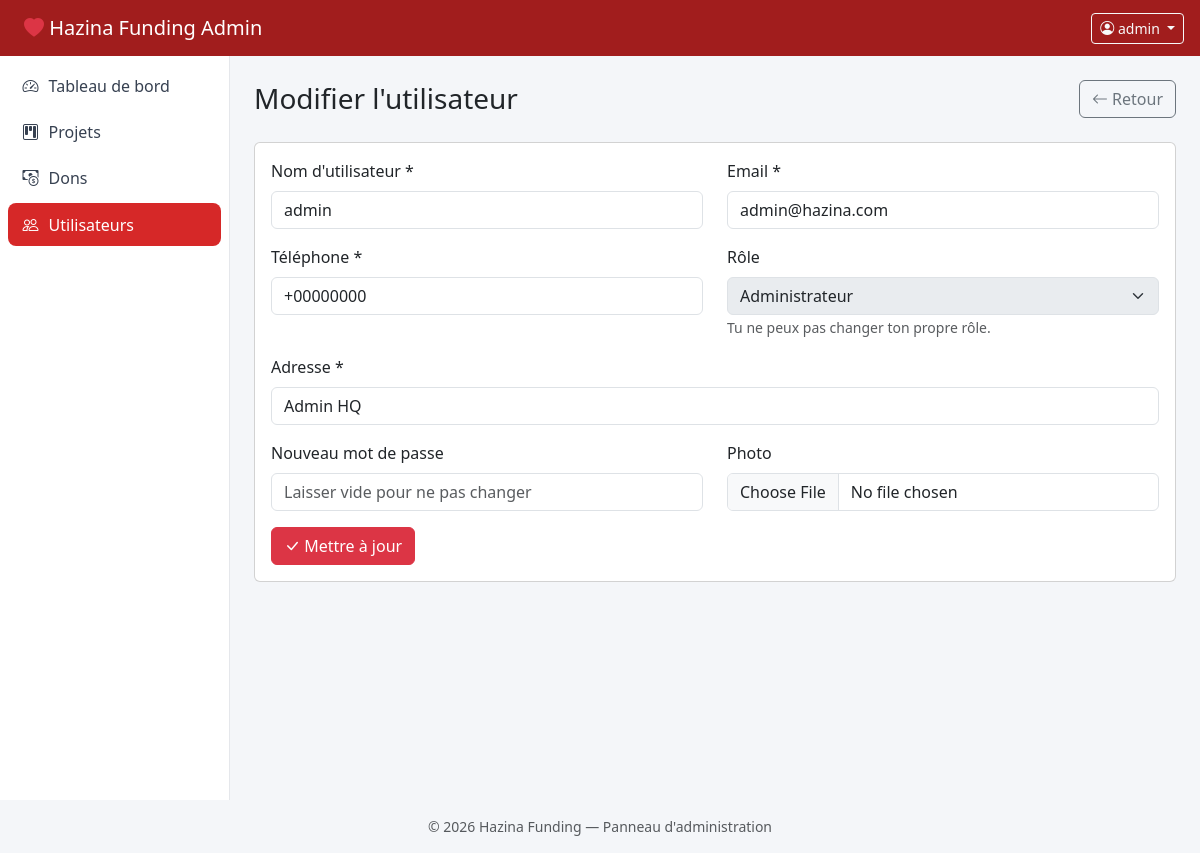
Page /users/edit.php?id=1 (signed in) on the committed database.
### tables this page shows
CREATE TABLE `users` (
  `id` int(11) NOT NULL,
  `username` varchar(100) NOT NULL,
  `mail` varchar(150) NOT NULL,
  `telephone` varchar(20) NOT NULL,
  `adresse` varchar(255) NOT NULL,
  `password` varchar(255) NOT NULL,
  `photo` varchar(255) DEFAULT NULL,
  `role` enum('user','admin') DEFAULT 'user',
  `created_at` timestamp NOT NULL DEFAULT current_timestamp()
);

### includes/functions.php (called while the page is built, shortened)
<?php
function e(?string $value): string
{
    return htmlspecialchars($value ?? '', ENT_QUOTES, 'UTF-8');
}

### users/edit.php (the view, shortened to what this page needs)
<?php
require_once __DIR__ . '/../includes/functions.php';
$pdo = getPDO();
$id = (int)($_GET['id'] ?? 0);
$stmt = $pdo->prepare('SELECT * FROM users WHERE id = :id');
$stmt->execute(['id' => $id]);
$user = $stmt->fetch();
$data = $user;
require_once __DIR__ . '/../includes/header.php';
?>
<div class="d-flex justify-content-between align-items-center mb-4">
  <h3 class="mb-0">Modifier l'utilisateur</h3>
  <a href="index.php" class="btn btn-outline-secondary"><i class="bi bi-arrow-left"></i> Retour</a>
</div>
<div class="card">
  <div class="card-body">
    <form method="post" enctype="multipart/form-data">
      <div class="row">
        <div class="col-md-6 mb-3">
          <label class="form-label">Nom d'utilisateur *</label>
          <input type="text" name="username" class="form-control" required value="<?= e($data['username']) ?>">
        </div>
        <div class="col-md-6 mb-3">
          <label class="form-label">Email *</label>
          <input type="email" name="mail" class="form-control" required value="<?= e($data['mail']) ?>">
        </div>
      </div>
      <div class="row">
        <div class="col-md-6 mb-3">
          <label class="form-label">Téléphone *</label>
          <input type="text" name="telephone" class="form-control" required value="<?= e($data['telephone']) ?>">
        </div>
        <div class="col-md-6 mb-3">
          <label class="form-label">Rôle</label>
          <select name="role" class="form-select" <?= (int)$user['id'] === (int)$_SESSION['admin_id'] ? 'disabled' : '' ?>>
            <option value="admin" <?= $data['role'] === 'admin' ? 'selected' : '' ?>>Administrateur</option>
          </select>
          <?php if ((int)$user['id'] === (int)$_SESSION['admin_id']): ?>
            <small class="text-muted">Tu ne peux pas changer ton propre rôle.</small>
          <?php endif; ?>
        </div>
      </div>
      <div class="mb-3">
        <label class="form-label">Adresse *</label>
        <input type="text" name="adresse" class="form-control" required value="<?= e($data['adresse']) ?>">
      </div>
      <div class="row">
        <div class="col-md-6 mb-3">
          <label class="form-label">Nouveau mot de passe</label>
          <input type="password" name="password" class="form-control" minlength="6" placeholder="Laisser vide pour ne pas changer">
        </div>
        <div class="col-md-6 mb-3">
          <label class="form-label">Photo</label>
          <input type="file" name="photo" class="form-control" accept="image/*">
        </div>
      </div>
      <button type="submit" class="btn btn-danger"><i class="bi bi-check-lg"></i> Mettre à jour</button>
    </form>
  </div>
</div>
<?php require_once __DIR__ . '/../includes/footer.php'; ?>

### assets/css/style.css (style rules this page uses)
:root { --brand: #d62828; --brand-dark: #a11d1d; --sidebar-w: 230px; }
body { background-color: #f4f6f9; font-family: 'Segoe UI', system-ui, -apple-system, sans-serif; }

### rows in the picture
users: username "admin", mail "admin@hazina.com", telephone "+00000000", role "Administrateur", adresse "Admin HQ"

### other values in the picture
$_SESSION['admin_username'] "admin"
